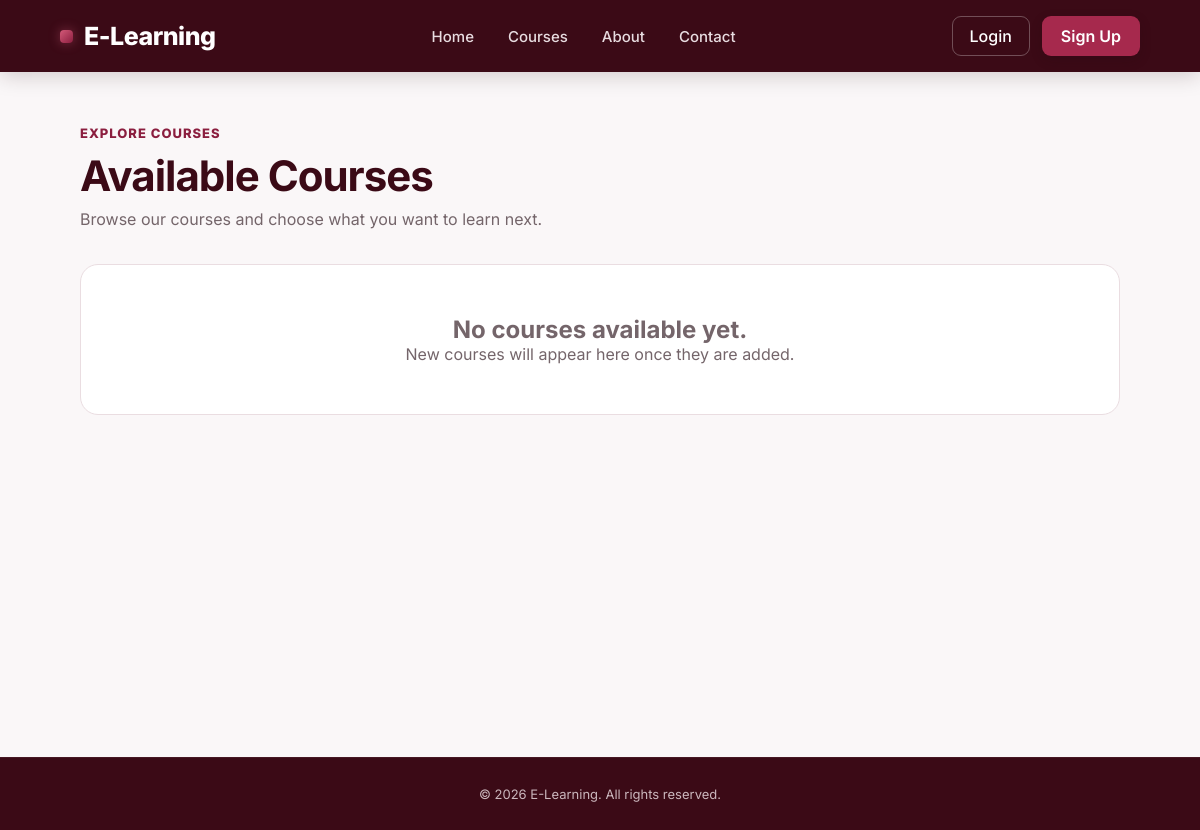
The app's page /courses/, older data.
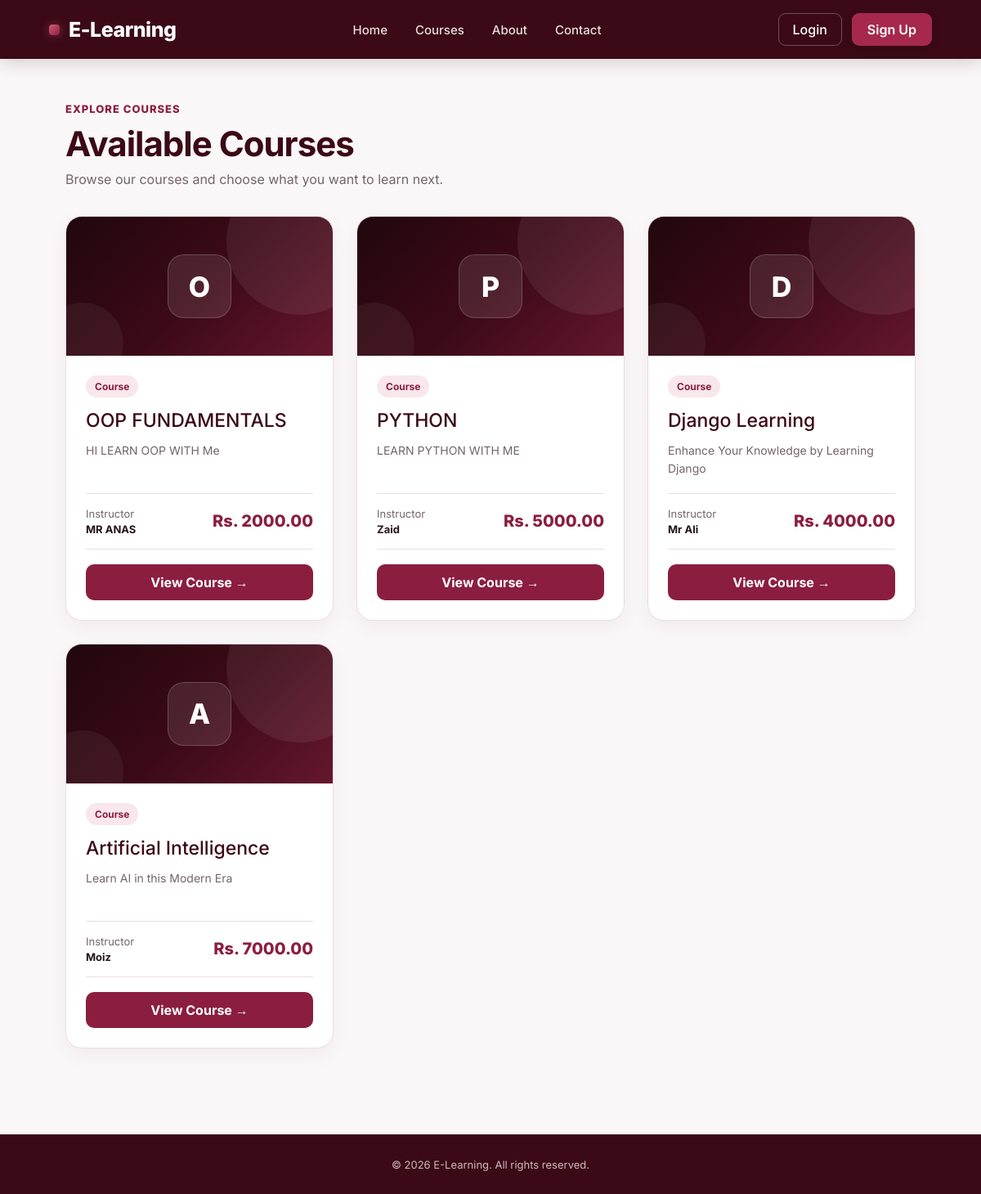
The same page, newer data.
### courses/models.py (models this page shows, shortened)
class Course(models.Model):
    title = models.CharField(max_length=200)
    description = models.TextField()
    instructor = models.CharField(max_length=100)
    price = models.DecimalField(max_digits=10, decimal_places=2)

### courses/views.py (the view)
# urls.py: path('', views.course_list, name='course_list'),
def course_list(request):
    courses = Course.objects.all()
    return render(request, 'courses/course_list.html', {'courses': courses})

### templates/courses/course_list.html (shortened to what this page needs)
{% extends "base.html" %}
{% block content %}
<div class="courses-header">
    <span>
        Explore Courses
    </span>
    <h1>
        Available Courses
    </h1>
    <p>
        Browse our courses and choose what you want to learn next.
    </p>
</div>
<div class="course-grid">
    {% for course in courses %}
        <article class="course-card">
            <div class="course-card-top">
                <div class="course-icon">
                    {{ course.title|slice:":1" }}
                </div>
            </div>
            <div class="course-card-body">
                <span class="course-tag">
                    Course
                </span>
                <h2>
                    <a href="{% url 'course_detail' course.id %}">
                        {{ course.title }}
                    </a>
                </h2>
                <p class="course-description">
                    {% if course.description %}
                        {{ course.description|truncatechars:100 }}
                    {% else %}
                        Start learning this course and build practical skills.
                    {% endif %}
                </p>
                <div class="course-meta">
                    <div class="instructor">
                        Instructor
                        <strong>
                            {{ course.instructor }}
                        </strong>
                    </div>
                    <div class="price">
                        Rs. {{ course.price }}
                    </div>
                </div>
                <div class="course-card-footer">
                    <a
                        href="{% url 'course_detail' course.id %}"
                        class="view-course-btn"
                    >
                        View Course →
                    </a>
                </div>
            </div>
        </article>
    {% empty %}
        <div class="empty-courses">
            <h2>
                No courses available yet.
            </h2>
            <p>
                New courses will appear here once they are added.
            </p>
        </div>
    {% endfor %}
</div>
{% endblock %}

### templates/base.html (shortened to what this page needs)
<!DOCTYPE html>
<html lang="en">
<head>
</head>
<body>
<nav>
    <a href="{% url 'course_list' %}"
       class="brand">
        E-Learning
    </a>
    <div class="nav-links">
        <a href="{% url 'home' %}">
        Home
      </a>
        <a href="{% url 'course_list' %}#courses">
            Courses
        </a>
        <a href="{% url 'about' %}">
     About
        </a>
      <a href="{% url 'contact' %}">
        Contact
     </a>
    </div>
    <div class="auth-area">
        {% if user.is_authenticated %}
    <div class="user-menu-card">
        <span class="user-badge">
            👤 {{ user.first_name|default:user.username }}
        </span>
        <a href="{% url 'my_courses' %}"
           class="user-link">
            My Courses
        </a>
        <a href="{% url 'profile' %}"
           class="user-link">
            Profile
        </a>
        <a href="{% url 'logout' %}"
           class="logout-link">
            Logout
        </a>
    </div>
{% else %}
    <a href="{% url 'login' %}"
       class="nav-login">
        Login
    </a>
    <a href="{% url 'signup' %}"
       class="nav-signup">
        Sign Up
    </a>
{% endif %}
    </div>
</nav>
<main class="container">
    {% block content %}
    {% endblock %}
</main>
<footer>
    <p class="footer-bottom">
        © 2026 E-Learning.
        All rights reserved.
    </p>
</footer>
</body>
</html>

### templates/base.html (style rules this page uses)
:root { --maroon-darkest: #21070e; --maroon-dark: #3b0a16; --maroon: #65172e; --accent: #8b1e3f; --accent-hover: #6f1732; --accent-light: #f8e7ec; --accent-soft: #f3a6ba; --text-dark: #24151a; --text-muted: #74656a; --border: #eadde1; --background: #faf7f8; --white: #ffffff; --success: #166534; --success-bg: #dcfce7; --error: #991b1b; --error-bg: #fee2e2; }
* { margin: 0; padding: 0; box-sizing: border-box; }
html { scroll-behavior: smooth; }
body { font-family: 'Inter', Arial, Helvetica, sans-serif; background: var(--background); color: var(--text-dark); min-height: 100vh; -webkit-font-smoothing: antialiased; }
a { color: var(--accent); text-decoration: none; font-weight: 500; }
nav { background: var(--maroon-dark); padding: 16px 5%; display: flex; align-items: center; justify-content: space-between; gap: 25px; position: sticky; top: 0; z-index: 1000; box-shadow: 0 4px 20px rgba(33, 7, 14, 0.18); }
.brand { color: white; font-size: 25px; font-weight: 800; letter-spacing: -0.5px; display: flex; align-items: center; gap: 11px; white-space: nowrap; }
.brand::before { content: ""; width: 13px; height: 13px; border-radius: 4px; background: linear-gradient( 135deg, #d45a79, #8b1e3f ); box-shadow: 0 0 12px rgba(212, 90, 121, 0.45); display: inline-block; }
.nav-links { display: flex; align-items: center; justify-content: center; gap: 8px; flex: 1; }
.nav-links a { color: #e8dce0; padding: 9px 13px; border-radius: 8px; font-size: 15px; font-weight: 500; transition: background 0.2s ease, color 0.2s ease; }
.auth-area { display: flex; align-items: center; gap: 12px; }
.nav-login { color: white !important; padding: 9px 17px; border-radius: 9px; border: 1px solid rgba(255, 255, 255, 0.28); transition: 0.2s ease; }
.nav-signup { background: #a6294d; color: white !important; padding: 10px 19px; border-radius: 9px; font-weight: 600; transition: 0.2s ease; box-shadow: 0 4px 12px rgba(33, 7, 14, 0.18); }
.container { width: 90%; max-width: 1400px; margin: 0 auto; padding: 50px 20px; min-height: calc(100vh - 170px); }
footer { background: var(--maroon-dark); padding: 28px 5%; margin-top: 55px; text-align: center; border-top: 1px solid rgba(255, 255, 255, 0.06); }
.footer-bottom { margin: 0; font-size: 13px; color: #cbb7bd; }

Row changes from the older to the newer data that the page shows:
added Course: title "O", title "OOP FUNDAMENTALS", description "HI LEARN OOP WITH Me", instructor "MR ANAS", price "2000.00"
added Course: title "P", title "PYTHON", description "LEARN PYTHON WITH ME", instructor "Zaid", price "5000.00"
added Course: title "D", title "Django Learning", description "Enhance Your Knowledge by Learning Django", instructor "Mr Ali", price "4000.00"
added Course: title "A", title "Artificial Intelligence", description "Learn AI in this Modern Era", instructor "Moiz", price "7000.00"
Text that changed along with them:
text no longer shown: "No courses available yet. New courses will appear here once they are added."
